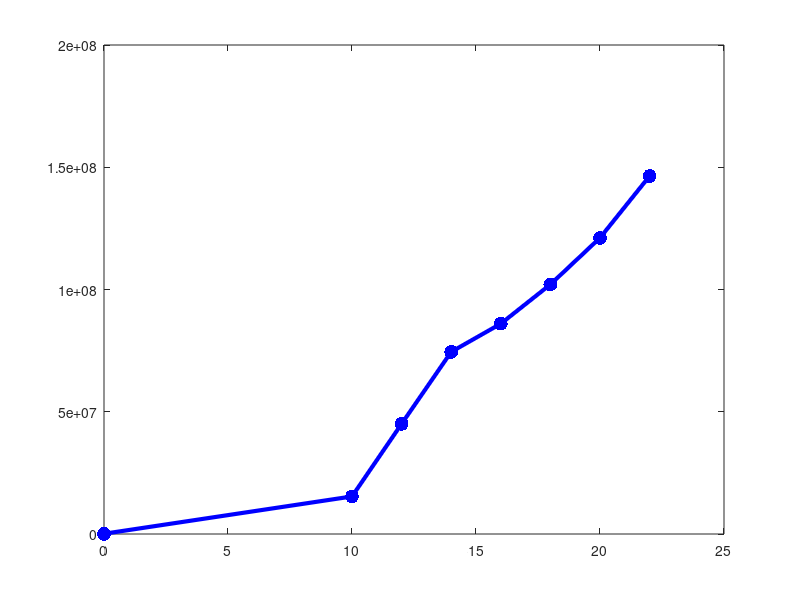

Write MATLAB code to recreate this figure. (Note: this script raises an error after producing the figure.)
global T ndata logcellNum

T = [0 10 12 14 16 18 20 22];
ndata = length(T);
cellNum = zeros(ndata, 1);

cellNum(1) = 100000;
load('cells.mat')
for i = 2:ndata
    cellNum(i) = sum(sum(sum(cells(:,:,:,i-1))));
end

logcellNum = log(cellNum);

plot(...
    T ...
    , cellNum ...
    , '.-' ...
    , 'markersize', 30 ...
    , 'linewidth', 3 ...
    , 'color', 'blue' ...
    );
hold on;

lambda = 10;
c = 0.1;
sigma = 1;

parameters = [lambda c sigma];

avariable = fminsearch(@functiontwo,parameters);

disp(['lambda = ',num2str(avariable(1)),' c = ',num2str(avariable(2)),' sigma = ' num2str(avariable(3))]);

N0 = 100000;
points = 0:.05:25;
plottingvector = N0 * exp(avariable(1)*(1 - exp(-avariable(2)*points)));

hold on;
plot(points...
    , plottingvector ...
    , 'color', 'red' ...
    , 'linewidth', 3 ...
    );

xlabel('Time [days]')
ylabel('Tumor Cell Count')
legend({'Experimental Data','Gompertzian Fit'}, 'location','northwest');
title('Gompertzian Fit to Rat''s Brain Tumor Growth');

saveas(gcf,'GrowthModel.png');

    for i = 10:2:22
       run(['Day',num2str(i),'.m']); 
    end    
run('functionone');
run('functiontwo');
